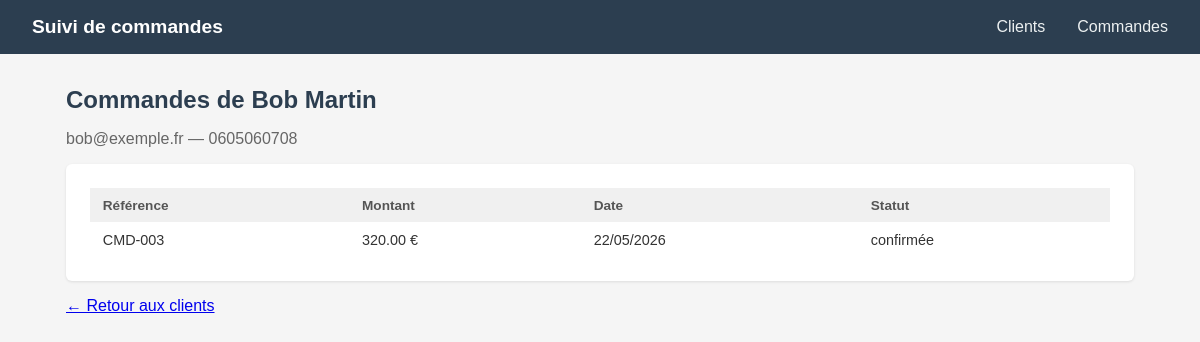
The app's page /clients/2/commandes with its own data.
### app/models/client.py (models this page shows)
class Client(SQLModel, table=True):
    id: Optional[int] = Field(default=None, primary_key=True)
    name: str
    email: str
    phone: str
    address: str
    created_at: datetime = Field(default_factory=datetime.now)
    orders: List["Order"] = Relationship(back_populates="client")

### app/models/commande.py (models this page shows)
class Order(SQLModel, table=True):
    id: Optional[int] = Field(default=None, primary_key=True)
    reference: str
    created_at: datetime = Field(default_factory=datetime.now)
    total_amount: float
    status: OrderStatus = Field(default=OrderStatus.CREATED)
    client_id: int = Field(foreign_key="client.id", ondelete="CASCADE")
    client: Optional["Client"] = Relationship(back_populates="orders")

### app/routes/clients.py (the view)
@router.get("/{client_id}/commandes", response_class=HTMLResponse) #    Cet endpoint affiche la liste des commandes d'un client spécifique. On vérifie d'abord que le client existe, puis on récupère toutes les commandes associées à ce client pour les afficher dans le template.
def get_client_orders(client_id: int, request: Request, session: Session = Depends(get_session)):
    client = session.get(Client, client_id)
    if not client:
        raise HTTPException(status_code=404, detail="Client introuvable")
    orders = session.exec(select(Order).where(Order.client_id == client_id)).all()
    return templates.TemplateResponse(request, "clients/commandes.html", {"client": client, "orders": orders})

### templates/clients/commandes.html
{% extends "base.html" %}
{% block content %}
<h2>Commandes de {{ client.name }}</h2>
<p style="margin-bottom:1rem; color:#666;">{{ client.email }} — {{ client.phone }}</p>
<div class="card">
    {% if orders %}
    <table>
        <thead>
            <tr>
                <th>Référence</th>
                <th>Montant</th>
                <th>Date</th>
                <th>Statut</th>
            </tr>
        </thead>
        <tbody>
            {% for order in orders %}
            <tr>
                <td>{{ order.reference }}</td>
                <td>{{ "%.2f €"|format(order.total_amount) }}</td>
                <td>{{ order.created_at.strftime("%d/%m/%Y") }}</td>
                <td>{{ order.status.value }}</td>
            </tr>
            {% endfor %}
        </tbody>
    </table>
    {% else %}
    <p style="color:#999;">Ce client n'a aucune commande.</p>
    {% endif %}
</div>
<p style="margin-top:1rem;"><a href="/clients/">← Retour aux clients</a></p>
{% endblock %}

### templates/base.html (style rules this page uses)
* { box-sizing: border-box; margin: 0; padding: 0; }
body { font-family: sans-serif; background: #f5f5f5; color: #333; }
h2 { margin-bottom: 1rem; color: #2c3e50; }
.card { background: white; border-radius: 6px; padding: 1.5rem; box-shadow: 0 1px 3px rgba(0,0,0,0.1); }
table { width: 100%; border-collapse: collapse; }
th { text-align: left; padding: 0.6rem 0.8rem; background: #f0f0f0; font-size: 0.85rem; color: #555; }
td { padding: 0.6rem 0.8rem; border-bottom: 1px solid #eee; font-size: 0.9rem; }
tr:last-child td { border-bottom: none; }

### records on screen
Client: name "Bob Martin", email "bob@exemple.fr", phone "0605060708"
Order: reference "CMD-003", total_amount "320.00 €", created_at "22/05/2026", status.value "confirmée"
